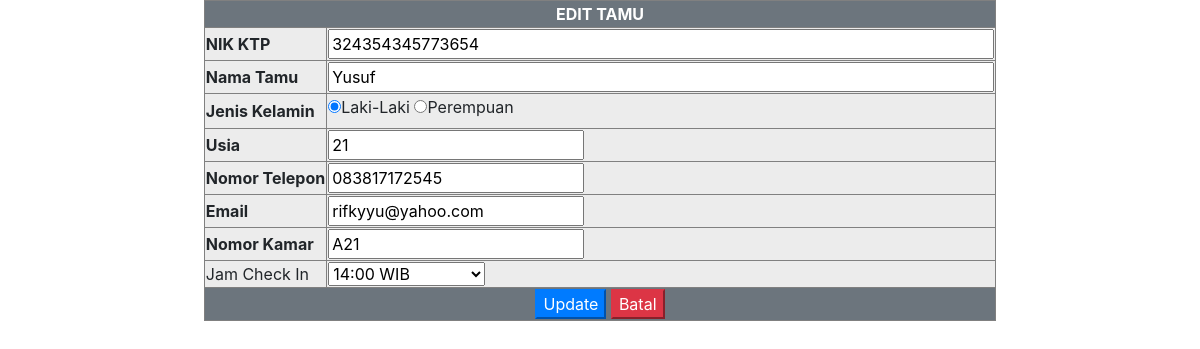
The app's page /edit.php?kdtamu=3 with its own data.
### tables this page shows
CREATE TABLE `tamu` (
  `nomor` int(11) NOT NULL,
  `nik` varchar(16) NOT NULL,
  `nama_tamu` varchar(30) NOT NULL,
  `jenis_kelamin` varchar(16) NOT NULL,
  `usia` varchar(2) NOT NULL,
  `no_tlp` varchar(13) NOT NULL,
  `email` varchar(50) NOT NULL,
  `nokamar` varchar(5) NOT NULL,
  `jam_checkin` varchar(10) NOT NULL
);

### edit.php (the view, shortened to what this page needs)
<!DOCTYPE html>
<html lang="en">
<head>
  <link rel="stylesheet" href="https://maxcdn.bootstrapcdn.com/bootstrap/4.5.2/css/bootstrap.min.css">
</head>
<form action="update.php" method="post">
<?php
include "koneksi.php";
$id = $_GET['kdtamu'];
$edit=mysqli_query($koneksi,"select * from tamu where nomor='$id'");
$r=mysqli_fetch_array($edit);
echo "
<form method=post action=update.php>
  <input type=hidden name=id value=$id>
<table align=center border=1 class=table-active>
  <tr class=bg-secondary>
    <th colspan=4><div align=center class=text-white>EDIT TAMU</div></th>
  </tr>
  <tr>
     <td><b>NIK KTP</b></td>
          <td><input type=text name='nik' size=60 value='$r[nik]'></td>
  </tr>
  <tr>
    <td><b>Nama Tamu</b></td>
    <td><input type=text name='nama_tamu' size=60 value='$r[nama_tamu]'></td>
  </tr>
" ?>
    <tr>
      <td><b>Jenis Kelamin</b></td>
      <td><?php if ($r['jenis_kelamin']==="Laki-Laki") : ?>
            <input type="radio" name="jenis_kelamin" value="Laki-Laki" id="laki-laki" checked /><label for="laki-laki">Laki-Laki</label>
            <input type="radio" name="jenis_kelamin" value="Perempuan" id="perempuan" /><label for="perempuan">Perempuan</label>
            <?php else : ?>
            <input type="radio" name="jenis_kelamin" value="Laki-Laki" id="laki-laki" /><label for="laki-laki">Laki-Laki</label>
            <input type="radio" name="jenis_kelamin" value="Perempuan" id="perempuan" checked /><label for="perempuan">Perempuan</label>
            <?php endif; ?> </td>
    </tr>
<?php echo "
  <tr>
    <td><b>Usia</b></td>
    <td><input type=text name='usia' value='$r[usia]'></td>
  </tr>
  <tr>
    <td><b>Nomor Telepon</b></td>
    <td><input type=text name='no_tlp' value='$r[no_tlp]'></td>
  </tr>
  <tr>
    <td><b>Email</b></td>
    <td><input type=text name='email' value='$r[email]'></td>
  </tr>
  <tr>
    <td><b>Nomor Kamar</b></td>
    <td><input type=text name='nokamar' value='$r[nokamar]'></td>
  </tr> "?>
  <tr>
      <td>Jam Check In</td>
      <td><select size=1 name='jam_checkin'>
      <option <?php if ($r['jam_checkin']=='14:00 WIB'){echo "selected"; } ?> value='14:00 WIB'>14:00 WIB</option>
      </select> </td>
    </tr>
  <tr>
    <td colspan=2 align=center class=bg-secondary>
      <input type=submit value=Update class=btn-primary>
      <input type=button value=Batal onclick=self.history.back() class=btn-danger></td>
  </tr>
</table> </form>

### records on screen
tamu: nik "324354345773654", nama_tamu "Yusuf", usia "21", no_tlp "083817172545", email "rifkyyu@yahoo.com", nokamar "A21", jam_checkin "14:00 WIB"
